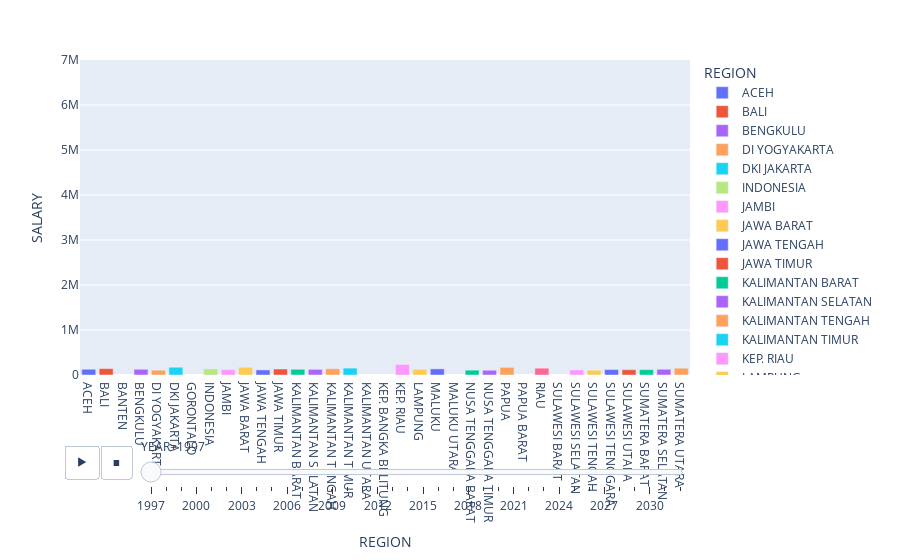

Notebook source saved alongside this figure:
### Code cell
import plotly.express as px

fig = px.bar(combined_df, x='REGION', y="SALARY",color="REGION",
  animation_frame="YEAR", range_y=[0,7000000])
fig.show()

### Figure 1 — Plotly figure (JSON) as saved in the notebook; plotly's stock layout.template omitted (floating-point values rounded to 4 significant figures)
{"data": [{"alignmentgroup": "True", "hovertemplate": "REGION=%{x}<br>YEAR=1997<br>SALARY=%{y}<extra></extra>", "legendgroup": "ACEH", "marker": {"color": "#636efa", "pattern": {"shape": ""}}, "name": "ACEH", "offsetgroup": "ACEH", "orientation": "v", "showlegend": true, "textposition": "auto", "type": "bar", "x": ["ACEH"], "xaxis": "x", "y": [128000], "yaxis": "y"}, {"alignmentgroup": "True", "hovertemplate": "REGION=%{x}<br>YEAR=1997<br>SALARY=%{y}<extra></extra>", "legendgroup": "BALI", "marker": {"color": "#EF553B", "pattern": {"shape": ""}}, "name": "BALI", "offsetgroup": "BALI", "orientation": "v", "showlegend": true, "textposition": "auto", "type": "bar", "x": ["BALI"], "xaxis": "x", "y": [141500], "yaxis": "y"}, {"alignmentgroup": "True", "hovertemplate": "REGION=%{x}<br>YEAR=1997<br>SALARY=%{y}<extra></extra>", "legendgroup": "BENGKULU", "marker": {"color": "#ab63fa", "pattern": {"shape": ""}}, "name": "BENGKULU", "offsetgroup": "BENGKULU", "orientation": "v", "showlegend": true, "textposition": "auto", "type": "bar", "x": ["BENGKULU"], "xaxis": "x", "y": [127500], "yaxis": "y"}, {"alignmentgroup": "True", "hovertemplate": "REGION=%{x}<br>YEAR=1997<br>SALARY=%{y}<extra></extra>", "legendgroup": "DI YOGYAKARTA", "marker": {"color": "#FFA15A", "pattern": {"shape": ""}}, "name": "DI YOGYAKARTA", "offsetgroup": "DI YOGYAKARTA", "orientation": "v", "showlegend": true, "textposition": "auto", "type": "bar", "x": ["DI YOGYAKARTA"], "xaxis": "x", "y": [106500], "yaxis": "y"}, {"alignmentgroup": "True", "hovertemplate": "REGION=%{x}<br>YEAR=1997<br>SALARY=%{y}<extra></extra>", "legendgroup": "DKI JAKARTA", "marker": {"color": "#19d3f3", "pattern": {"shape": ""}}, "name": "DKI JAKARTA", "offsetgroup": "DKI JAKARTA", "orientation": "v", "showlegend": true, "textposition": "auto", "type": "bar", "x": ["DKI JAKARTA"], "xaxis": "x", "y": [172500], "yaxis": "y"}, {"alignmentgroup": "True", "hovertemplate": "REGION=%{x}<br>YEAR=1997<br>SALARY=%{y}<extra></extra>", "legendgroup": "INDONESIA", "marker": {"color": "#B6E880", "pattern": {"shape": ""}}, "name": "INDONESIA", "offsetgroup": "INDONESIA", "orientation": "v", "showlegend": true, "textposition": "auto", "type": "bar", "x": ["INDONESIA"], "xaxis": "x", "y": [135000], "yaxis": "y"}, {"alignmentgroup": "True", "hovertemplate": "REGION=%{x}<br>YEAR=1997<br>SALARY=%{y}<extra></extra>", "legendgroup": "JAMBI", "marker": {"color": "#FF97FF", "pattern": {"shape": ""}}, "name": "JAMBI", "offsetgroup": "JAMBI", "orientation": "v", "showlegend": true, "textposition": "auto", "type": "bar", "x": ["JAMBI"], "xaxis": "x", "y": [119500], "yaxis": "y"}, {"alignmentgroup": "True", "hovertemplate": "REGION=%{x}<br>YEAR=1997<br>SALARY=%{y}<extra></extra>", "legendgroup": "JAWA BARAT", "marker": {"color": "#FECB52", "pattern": {"shape": ""}}, "name": "JAWA BARAT", "offsetgroup": "JAWA BARAT", "orientation": "v", "showlegend": true, "textposition": "auto", "type": "bar", "x": ["JAWA BARAT"], "xaxis": "x", "y": [172500], "yaxis": "y"}, {"alignmentgroup": "True", "hovertemplate": "REGION=%{x}<br>YEAR=1997<br>SALARY=%{y}<extra></extra>", "legendgroup": "JAWA TENGAH", "marker": {"color": "#636efa", "pattern": {"shape": ""}}, "name": "JAWA TENGAH", "offsetgroup": "JAWA TENGAH", "orientation": "v", "showlegend": true, "textposition": "auto", "type": "bar", "x": ["JAWA TENGAH"], "xaxis": "x", "y": [113000], "yaxis": "y"}, {"alignmentgroup": "True", "hovertemplate": "REGION=%{x}<br>YEAR=1997<br>SALARY=%{y}<extra></extra>", "legendgroup": "JAWA TIMUR", "marker": {"color": "#EF553B", "pattern": {"shape": ""}}, "name": "JAWA TIMUR", "offsetgroup": "JAWA TIMUR", "orientation": "v", "showlegend": true, "textposition": "auto", "type": "bar", "x": ["JAWA TIMUR"], "xaxis": "x", "y": [132500], "yaxis": "y"}, {"alignmentgroup": "True", "hovertemplate": "REGION=%{x}<br>YEAR=1997<br>SALARY=%{y}<extra></extra>", "legendgroup": "KALIMANTAN BARAT", "marker": {"color": "#00cc96", "pattern": {"shape": ""}}, "name": "KALIMANTAN BARAT", "offsetgroup": "KALIMANTAN BARAT", "orientation": "v", "showlegend": true, "textposition": "auto", "type": "bar", "x": ["KALIMANTAN BARAT"], "xaxis": "x", "y": [126500], "yaxis": "y"}, {"alignmentgroup": "True", "hovertemplate": "REGION=%{x}<br>YEAR=1997<br>SALARY=%{y}<extra></extra>", "legendgroup": "KALIMANTAN SELATAN", "marker": {"color": "#ab63fa", "pattern": {"shape": ""}}, "name": "KALIMANTAN SELATAN", "offsetgroup": "KALIMANTAN SELATAN", "orientation": "v", "showlegend": true, "textposition": "auto", "type": "bar", "x": ["KALIMANTAN SELATAN"], "xaxis": "x", "y": [125000], "yaxis": "y"}, {"alignmentgroup": "True", "hovertemplate": "REGION=%{x}<br>YEAR=1997<br>SALARY=%{y}<extra></extra>", "legendgroup": "KALIMANTAN TENGAH", "marker": {"color": "#FFA15A", "pattern": {"shape": ""}}, "name": "KALIMANTAN TENGAH", "offsetgroup": "KALIMANTAN TENGAH", "orientation": "v", "showlegend": true, "textposition": "auto", "type": "bar", "x": ["KALIMANTAN TENGAH"], "xaxis": "x", "y": [138000], "yaxis": "y"}, {"alignmentgroup": "True", "hovertemplate": "REGION=%{x}<br>YEAR=1997<br>SALARY=%{y}<extra></extra>", "legendgroup": "KALIMANTAN TIMUR", "marker": {"color": "#19d3f3", "pattern": {"shape": ""}}, "name": "KALIMANTAN TIMUR", "offsetgroup": "KALIMANTAN TIMUR", "orientation": "v", "showlegend": true, "textposition": "auto", "type": "bar", "x": ["KALIMANTAN TIMUR"], "xaxis": "x", "y": [153000], "yaxis": "y"}, {"alignmentgroup": "True", "hovertemplate": "REGION=%{x}<br>YEAR=1997<br>SALARY=%{y}<extra></extra>", "legendgroup": "KEP. RIAU", "marker": {"color": "#FF97FF", "pattern": {"shape": ""}}, "name": "KEP. RIAU", "offsetgroup": "KEP. RIAU", "orientation": "v", "showlegend": true, "textposition": "auto", "type": "bar", "x": ["KEP. RIAU"], "xaxis": "x", "y": [235000], "yaxis": "y"}, {"alignmentgroup": "True", "hovertemplate": "REGION=%{x}<br>YEAR=1997<br>SALARY=%{y}<extra></extra>", "legendgroup": "LAMPUNG", "marker": {"color": "#FECB52", "pattern": {"shape": ""}}, "name": "LAMPUNG", "offsetgroup": "LAMPUNG", "orientation": "v", "showlegend": true, "textposition": "auto", "type": "bar", "x": ["LAMPUNG"], "xaxis": "x", "y": [126000], "yaxis": "y"}, {"alignmentgroup": "True", "hovertemplate": "REGION=%{x}<br>YEAR=1997<br>SALARY=%{y}<extra></extra>", "legendgroup": "MALUKU", "marker": {"color": "#636efa", "pattern": {"shape": ""}}, "name": "MALUKU", "offsetgroup": "MALUKU", "orientation": "v", "showlegend": true, "textposition": "auto", "type": "bar", "x": ["MALUKU"], "xaxis": "x", "y": [136000], "yaxis": "y"}, {"alignmentgroup": "True", "hovertemplate": "REGION=%{x}<br>YEAR=1997<br>SALARY=%{y}<extra></extra>", "legendgroup": "NUSA TENGGARA BARAT", "marker": {"color": "#00cc96", "pattern": {"shape": ""}}, "name": "NUSA TENGGARA BARAT", "offsetgroup": "NUSA TENGGARA BARAT", "orientation": "v", "showlegend": true, "textposition": "auto", "type": "bar", "x": ["NUSA TENGGARA BARAT"], "xaxis": "x", "y": [108000], "yaxis": "y"}, {"alignmentgroup": "True", "hovertemplate": "REGION=%{x}<br>YEAR=1997<br>SALARY=%{y}<extra></extra>", "legendgroup": "NUSA TENGGARA TIMUR", "marker": {"color": "#ab63fa", "pattern": {"shape": ""}}, "name": "NUSA TENGGARA TIMUR", "offsetgroup": "NUSA TENGGARA TIMUR", "orientation": "v", "showlegend": true, "textposition": "auto", "type": "bar", "x": ["NUSA TENGGARA TIMUR"], "xaxis": "x", "y": [106000], "yaxis": "y"}, {"alignmentgroup": "True", "hovertemplate": "REGION=%{x}<br>YEAR=1997<br>SALARY=%{y}<extra></extra>", "legendgroup": "PAPUA", "marker": {"color": "#FFA15A", "pattern": {"shape": ""}}, "name": "PAPUA", "offsetgroup": "PAPUA", "orientation": "v", "showlegend": true, "textposition": "auto", "type": "bar", "x": ["PAPUA"], "xaxis": "x", "y": [170000], "yaxis": "y"}, {"alignmentgroup": "True", "hovertemplate": "REGION=%{x}<br>YEAR=1997<br>SALARY=%{y}<extra></extra>", "legendgroup": "RIAU", "marker": {"color": "#FF6692", "pattern": {"shape": ""}}, "name": "RIAU", "offsetgroup": "RIAU", "orientation": "v", "showlegend": true, "textposition": "auto", "type": "bar", "x": ["RIAU"], "xaxis": "x", "y": [151500], "yaxis": "y"}, {"alignmentgroup": "True", "hovertemplate": "REGION=%{x}<br>YEAR=1997<br>SALARY=%{y}<extra></extra>", "legendgroup": "SULAWESI SELATAN", "marker": {"color": "#FF97FF", "pattern": {"shape": ""}}, "name": "SULAWESI SELATAN", "offsetgroup": "SULAWESI SELATAN", "orientation": "v", "showlegend": true, "textposition": "auto", "type": "bar", "x": ["SULAWESI SELATAN"], "xaxis": "x", "y": [112500], "yaxis": "y"}, {"alignmentgroup": "True", "hovertemplate": "REGION=%{x}<br>YEAR=1997<br>SALARY=%{y}<extra></extra>", "legendgroup": "SULAWESI TENGAH", "marker": {"color": "#FECB52", "pattern": {"shape": ""}}, "name": "SULAWESI TENGAH", "offsetgroup": "SULAWESI TENGAH", "orientation": "v", "showlegend": true, "textposition": "auto", "type": "bar", "x": ["SULAWESI TENGAH"], "xaxis": "x", "y": [106500], "yaxis": "y"}, {"alignmentgroup": "True", "hovertemplate": "REGION=%{x}<br>YEAR=1997<br>SALARY=%{y}<extra></extra>", "legendgroup": "SULAWESI TENGGARA", "marker": {"color": "#636efa", "pattern": {"shape": ""}}, "name": "SULAWESI TENGGARA", "offsetgroup": "SULAWESI TENGGARA", "orientation": "v", "showlegend": true, "textposition": "auto", "type": "bar", "x": ["SULAWESI TENGGARA"], "xaxis": "x", "y": [121000], "yaxis": "y"}, {"alignmentgroup": "True", "hovertemplate": "REGION=%{x}<br>YEAR=1997<br>SALARY=%{y}<extra></extra>", "legendgroup": "SULAWESI UTARA", "marker": {"color": "#EF553B", "pattern": {"shape": ""}}, "name": "SULAWESI UTARA", "offsetgroup": "SULAWESI UTARA", "orientation": "v", "showlegend": true, "textposition": "auto", "type": "bar", "x": ["SULAWESI UTARA"], "xaxis": "x", "y": [118000], "yaxis": "y"}, {"alignmentgroup": "True", "hovertemplate": "REGION=%{x}<br>YEAR=1997<br>SALARY=%{y}<extra></extra>", "legendgroup": "SUMATERA BARAT", "marker": {"color": "#00cc96", "pattern": {"shape": ""}}, "name": "SUMATERA BARAT", "offsetgroup": "SUMATERA BARAT", "orientation": "v", "showlegend": true, "textposition": "auto", "type": "bar", "x": ["SUMATERA BARAT"], "xaxis": "x", "y": [119000], "yaxis": "y"}, {"alignmentgroup": "True", "hovertemplate": "REGION=%{x}<br>YEAR=1997<br>SALARY=%{y}<extra></extra>", "legendgroup": "SUMATERA SELATAN", "marker": {"color": "#ab63fa", "pattern": {"shape": ""}}, "name": "SUMATERA SELATAN", "offsetgroup": "SUMATERA SELATAN", "orientation": "v", "showlegend": true, "textposition": "auto", "type": "bar", "x": ["SUMATERA SELATAN"], "xaxis": "x", "y": [127500], "yaxis": "y"}, {"alignmentgroup": "True", "hovertemplate": "REGION=%{x}<br>YEAR=1997<br>SALARY=%{y}<extra></extra>", "legendgroup": "SUMATERA UTARA", "marker": {"color": "#FFA15A", "pattern": {"shape": ""}}, "name": "SUMATERA UTARA", "offsetgroup": "SUMATERA UTARA", "orientation": "v", "showlegend": true, "textposition": "auto", "type": "bar", "x": ["SUMATERA UTARA"], "xaxis": "x", "y": [151000], "yaxis": "y"}], "layout": {"autosize": true, "barmode": "relative", "legend": {"title": {"text": "REGION"}, "tracegroupgap": 0}, "margin": {"t": 60}, "sliders": [{"active": 0, "currentvalue": {"prefix": "YEAR="}, "len": 0.9, "pad": {"b": 10, "t": 60}, "steps": [{"args": [["1997"], {"frame": {"duration": 0, "redraw": true}, "fromcurrent": true, "mode": "immediate", "transition": {"duration": 0, "easing": "linear"}}], "label": "1997", "method": "animate"}, {"args": [["1998"], {"frame": {"duration": 0, "redraw": true}, "fromcurrent": true, "mode": "immediate", "transition": {"duration": 0, "easing": "linear"}}], "label": "1998", "method": "animate"}, {"args": [["1999"], {"frame": {"duration": 0, "redraw": true}, "fromcurrent": true, "mode": "immediate", "transition": {"duration": 0, "easing": "linear"}}], "label": "1999", "method": "animate"}, {"args": [["2000"], {"frame": {"duration": 0, "redraw": true}, "fromcurrent": true, "mode": "immediate", "transition": {"duration": 0, "easing": "linear"}}], "label": "2000", "method": "animate"}, {"args": [["2001"], {"frame": {"duration": 0, "redraw": true}, "fromcurrent": true, "mode": "immediate", "transition": {"duration": 0, "easing": "linear"}}], "label": "2001", "method": "animate"}, {"args": [["2002"], {"frame": {"duration": 0, "redraw": true}, "fromcurrent": true, "mode": "immediate", "transition": {"duration": 0, "easing": "linear"}}], "label": "2002", "method": "animate"}, {"args": [["2003"], {"frame": {"duration": 0, "redraw": true}, "fromcurrent": true, "mode": "immediate", "transition": {"duration": 0, "easing": "linear"}}], "label": "2003", "method": "animate"}, {"args": [["2004"], {"frame": {"duration": 0, "redraw": true}, "fromcurrent": true, "mode": "immediate", "transition": {"duration": 0, "easing": "linear"}}], "label": "2004", "method": "animate"}, {"args": [["2005"], {"frame": {"duration": 0, "redraw": true}, "fromcurrent": true, "mode": "immediate", "transition": {"duration": 0, "easing": "linear"}}], "label": "2005", "method": "animate"}, {"args": [["2006"], {"frame": {"duration": 0, "redraw": true}, "fromcurrent": true, "mode": "immediate", "transition": {"duration": 0, "easing": "linear"}}], "label": "2006", "method": "animate"}, {"args": [["2007"], {"frame": {"duration": 0, "redraw": true}, "fromcurrent": true, "mode": "immediate", "transition": {"duration": 0, "easing": "linear"}}], "label": "2007", "method": "animate"}, {"args": [["2008"], {"frame": {"duration": 0, "redraw": true}, "fromcurrent": true, "mode": "immediate", "transition": {"duration": 0, "easing": "linear"}}], "label": "2008", "method": "animate"}, {"args": [["2009"], {"frame": {"duration": 0, "redraw": true}, "fromcurrent": true, "mode": "immediate", "transition": {"duration": 0, "easing": "linear"}}], "label": "2009", "method": "animate"}, {"args": [["2010"], {"frame": {"duration": 0, "redraw": true}, "fromcurrent": true, "mode": "immediate", "transition": {"duration": 0, "easing": "linear"}}], "label": "2010", "method": "animate"}, {"args": [["2011"], {"frame": {"duration": 0, "redraw": true}, "fromcurrent": true, "mode": "immediate", "transition": {"duration": 0, "easing": "linear"}}], "label": "2011", "method": "animate"}, {"args": [["2012"], {"frame": {"duration": 0, "redraw": true}, "fromcurrent": true, "mode": "immediate", "transition": {"duration": 0, "easing": "linear"}}], "label": "2012", "method": "animate"}, {"args": [["2013"], {"frame": {"duration": 0, "redraw": true}, "fromcurrent": true, "mode": "immediate", "transition": {"duration": 0, "easing": "linear"}}], "label": "2013", "method": "animate"}, {"args": [["2014"], {"frame": {"duration": 0, "redraw": true}, "fromcurrent": true, "mode": "immediate", "transition": {"duration": 0, "easing": "linear"}}], "label": "2014", "method": "animate"}, {"args": [["2015"], {"frame": {"duration": 0, "redraw": true}, "fromcurrent": true, "mode": "immediate", "transition": {"duration": 0, "easing": "linear"}}], "label": "2015", "method": "animate"}, {"args": [["2016"], {"frame": {"duration": 0, "redraw": true}, "fromcurrent": true, "mode": "immediate", "transition": {"duration": 0, "easing": "linear"}}], "label": "2016", "method": "animate"}, {"args": [["2017"], {"frame": {"duration": 0, "redraw": true}, "fromcurrent": true, "mode": "immediate", "transition": {"duration": 0, "easing": "linear"}}], "label": "2017", "method": "animate"}, {"args": [["2018"], {"frame": {"duration": 0, "redraw": true}, "fromcurrent": true, "mode": "immediate", "transition": {"duration": 0, "easing": "linear"}}], "label": "2018", "method": "animate"}, {"args": [["2019"], {"frame": {"duration": 0, "redraw": true}, "fromcurrent": true, "mode": "immediate", "transition": {"duration": 0, "easing": "linear"}}], "label": "2019", "method": "animate"}, {"args": [["2020"], {"frame": {"duration": 0, "redraw": true}, "fromcurrent": true, "mode": "immediate", "transition": {"duration": 0, "easing": "linear"}}], "label": "2020", "method": "animate"}, {"args": [["2021"], {"frame": {"duration": 0, "redraw": true}, "fromcurrent": true, "mode": "immediate", "transition": {"duration": 0, "easing": "linear"}}], "label": "2021", "method": "animate"}, {"args": [["2022"], {"frame": {"duration": 0, "redraw": true}, "fromcurrent": true, "mode": "immediate", "transition": {"duration": 0, "easing": "linear"}}], "label": "2022", "method": "animate"}, {"args": [["2023"], {"frame": {"duration": 0, "redraw": true}, "fromcurrent": true, "mode": "immediate", "transition": {"duration": 0, "easing": "linear"}}], "label": "2023", "method": "animate"}, {"args": [["2024"], {"frame": {"duration": 0, "redraw": true}, "fromcurrent": true, "mode": "immediate", "transition": {"duration": 0, "easing": "linear"}}], "label": "2024", "method": "animate"}, {"args": [["2025"], {"frame": {"duration": 0, "redraw": true}, "fromcurrent": true, "mode": "immediate", "transition": {"duration": 0, "easing": "linear"}}], "label": "2025", "method": "animate"}, {"args": [["2026"], {"frame": {"duration": 0, "redraw": true}, "fromcurrent": true, "mode": "immediate", "transition": {"duration": 0, "easing": "linear"}}], "label": "2026", "method": "animate"}, {"args": [["2027"], {"frame": {"duration": 0, "redraw": true}, "fromcurrent": true, "mode": "immediate", "transition": {"duration": 0, "easing": "linear"}}], "label": "2027", "method": "animate"}, {"args": [["2028"], {"frame": {"duration": 0, "redraw": true}, "fromcurrent": true, "mode": "immediate", "transition": {"duration": 0, "easing": "linear"}}], "label": "2028", "method": "animate"}, {"args": [["2029"], {"frame": {"duration": 0, "redraw": true}, "fromcurrent": true, "mode": "immediate", "transition": {"duration": 0, "easing": "linear"}}], "label": "2029", "method": "animate"}, {"args": [["2030"], {"frame": {"duration": 0, "redraw": true}, "fromcurrent": true, "mode": "immediate", "transition": {"duration": 0, "easing": "linear"}}], "label": "2030", "method": "animate"}, {"args": [["2031"], {"frame": {"duration": 0, "redraw": true}, "fromcurrent": true, "mode": "immediate", "transition": {"duration": 0, "easing": "linear"}}], "label": "2031", "method": "animate"}, {"args": [["2032"], {"frame": {"duration": 0, "redraw": true}, "fromcurrent": true, "mode": "immediate", "transition": {"duration": 0, "easing": "linear"}}], "label": "2032", "method": "animate"}], "x": 0.1, "xanchor": "left", "y": 0, "yanchor": "top"}], "updatemenus": [{"buttons": [{"args": [null, {"frame": {"duration": 500, "redraw": true}, "fromcurrent": true, "mode": "immediate", "transition": {"duration": 500, "easing": "linear"}}], "label": "&#9654;", "method": "animate"}, {"args": [[null], {"frame": {"duration": 0, "redraw": true}, "fromcurrent": true, "mode": "immediate", "transition": {"duration": 0, "easing": "linear"}}], "label": "&#9724;", "method": "animate"}], "direction": "left", "pad": {"r": 10, "t": 70}, "showactive": false, "type": "buttons", "x": 0.1, "xanchor": "right", "y": 0, "yanchor": "top"}], "xaxis": {"anchor": "y", "autorange": true, "categoryarray": ["ACEH", "BALI", "BANTEN", "BENGKULU", "DI YOGYAKARTA", "DKI JAKARTA", "GORONTALO", "INDONESIA", "JAMBI", "JAWA BARAT", "JAWA TENGAH", "JAWA TIMUR", "KALIMANTAN BARAT", "KALIMANTAN SELATAN", "KALIMANTAN TENGAH", "KALIMANTAN TIMUR", "KALIMANTAN UTARA", "KEP. BANGKA BELITUNG", "KEP. RIAU", "LAMPUNG", "MALUKU", "MALUKU UTARA", "NUSA TENGGARA BARAT", "NUSA TENGGARA TIMUR", "PAPUA", "PAPUA BARAT", "RIAU", "SULAWESI BARAT", "SULAWESI SELATAN", "SULAWESI TENGAH", "SULAWESI TENGGARA", "SULAWESI UTARA", "SUMATERA BARAT", "SUMATERA SELATAN", "SUMATERA UTARA"], "categoryorder": "array", "domain": [0, 1], "range": [-0.5, 34.5], "title": {"text": "REGION"}, "type": "category"}, "yaxis": {"anchor": "x", "domain": [0, 1], "range": [0, 7000000], "title": {"text": "SALARY"}, "type": "linear"}}}
